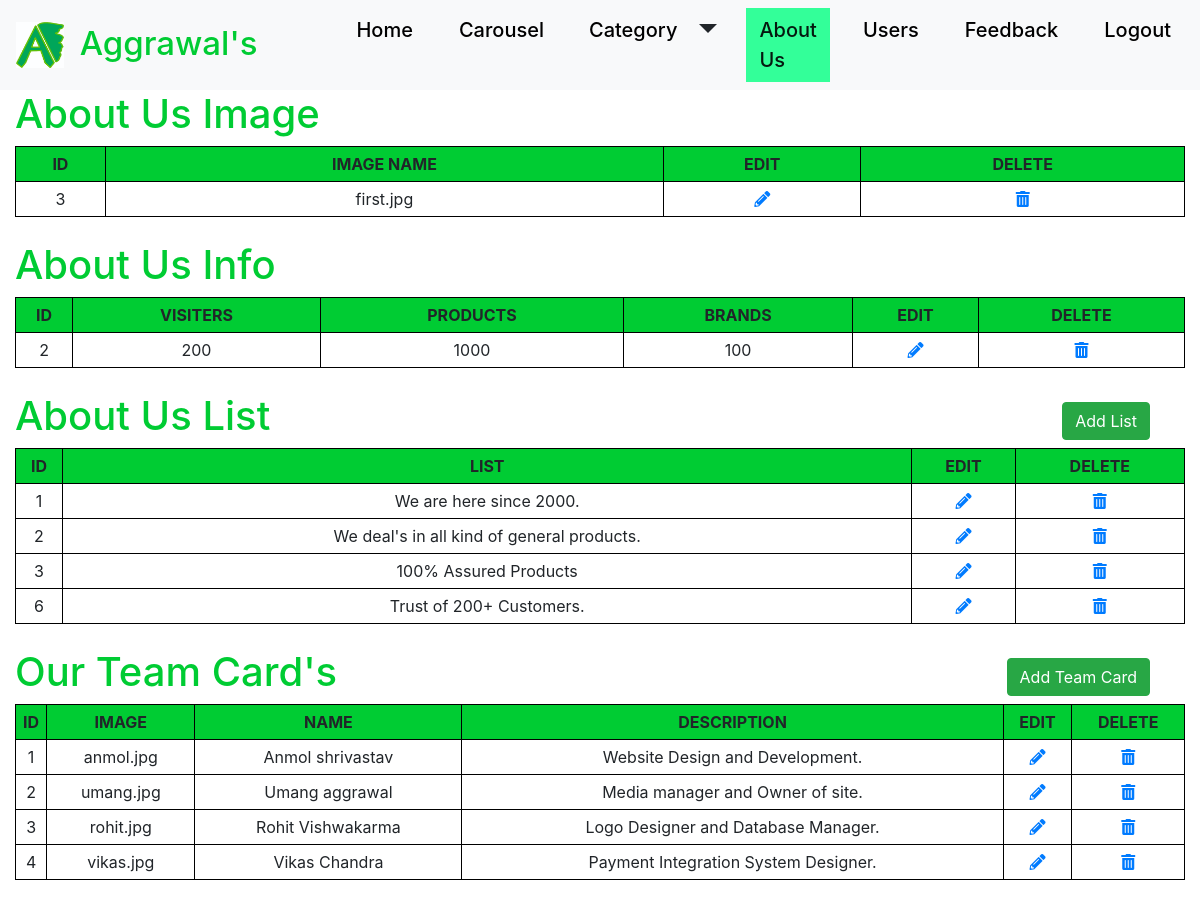
The page /admin/about.php (signed in) on the database its author committed.
### tables this page shows
CREATE TABLE `aboutpic` (
  `ID` int(11) NOT NULL,
  `IMAGE` varchar(50) NOT NULL
);

CREATE TABLE `aboutinfo` (
  `ID` int(11) NOT NULL,
  `VISITERS` varchar(10) NOT NULL,
  `PRODUCTS` varchar(100) NOT NULL,
  `BRANDS` varchar(10) NOT NULL
);

CREATE TABLE `aboutlist` (
  `ID` int(11) NOT NULL,
  `LIST` varchar(200) NOT NULL
);

CREATE TABLE `team` (
  `ID` int(11) NOT NULL,
  `IMAGE` varchar(50) NOT NULL,
  `TITLE` varchar(50) NOT NULL,
  `DESCRIPTION` varchar(100) NOT NULL
);

### admin/about.php (the view, shortened to what this page needs)
<?php
include('config.php');
?>
<!doctype html>
<html lang="en">
  <head>
    <link rel="stylesheet" href="css/all.css">
    <link rel="stylesheet" type="text/css" href="mycss/file.css">
    <link rel="stylesheet" type="text/css" href="navbarcss.css">
  </head>
<body>
  <nav class="navbar navbar-expand-lg navbar-light bg-light fixed-top">
  <img class="navbar-brand" src="images/logo.jpg" alt="logo" style="width:7vh; height:7svh">
  <h4 class="navbar-brand" style="margin-top:6px;color:#0c3; font-size: 33px">
  Aggrawal's
  </h4>
  <div class="collapse navbar-collapse" id="navbarSupportedContent">
    <ul class="navbar-nav mr-auto">
      <li class="nav-item">
        <a class="nav-link" href="home.php">Home <span class="sr-only">(current)</span></a>
      </li>
      <li class="nav-item">
        <a class="nav-link" href="carousel.php">Carousel</a>
      </li>
	  <li class="nav-item">
	    <div class="input-group">
		  <div class="input-group-append">
		    <a class="nav-link product-inline" href="category.php">Category</a>
			  <a class="dropdown-toggle dropdown-toggle-split product-inline" data-toggle="dropdown"></a>
		</div>
	  </li>
      <li class="nav-item">
        <a class="nav-link active" href="about.php">About Us</a>
      </li>
      <li class="nav-item">
        <a class="nav-link" href="users.php">Users</a>
      </li>
	  <li class="nav-item">
        <a class="nav-link" href="feedback.php">Feedback</a>
      </li>
      <li class="nav-item">
        <a class="nav-link" href="logout.php">Logout</a>
      </li>
      </ul>
  </div>
</nav>
<div class="container-fluid" style="margin-top:90px">
   <div class="row">
     <div class="col-lg-8 col-md-8 col-sm-8 col-8">
        <h1 style="color: #0c3">About Us Image</h1>
     </div>
     <div class="col-lg-4 col-md-4 col-sm-4 col-4">
      <?php
       $sql = "SELECT * FROM aboutpic";
         $result = mysqli_query($conn, $sql) or die("Aboutpic Query Not Running");
       ?>
     </div>
   </div>
<table>
   <thead>
    <tr>
     <th>Id</th>
     <th>Image Name</th>
     <th>Edit</th>
     <th>Delete</th>
    </tr>
   </thead>
   <tbody>
     <?php
          if(mysqli_num_rows($result)>0) {
             while($row = mysqli_fetch_assoc($result)) {
     ?>
     <tr>
        <td><?php echo $row['ID']; ?></td>
        <td><?php echo $row['IMAGE']; ?></td>
        <td><a href="aboutpic-edit.php?ID=<?php echo $row['ID'];?>">
        <i class="fa fa-pencil-alt"></i></a></td>
        <td><a href="aboutpic-delete.php?ID=<?php echo $row['ID'];?>">
        <i class="fa fa-trash-alt"></i></a></td>
     </tr>
      <?php } } ?>
   </tbody>
</table>
<br>
<div class="row">
     <div class="col-lg-8 col-md-8 col-sm-8 col-8">
        <h1 style="color: #0c3">About Us Info</h1>
     </div>
     <div class="col-lg-4 col-md-4 col-sm-4 col-4">
      <?php
       $sql4 = "SELECT * FROM aboutinfo";
         $result4 = mysqli_query($conn, $sql4) or die("Aboutinfo Query Not Running");
       ?>
     </div>
   </div>
<table>
   <thead>
    <tr>
     <th>Id</th>
     <th>Visiters</th>
     <th>Products</th>
     <th>Brands</th>
     <th>Edit</th>
     <th>Delete</th>
    </tr>
   </thead>
   <tbody>
     <?php
          if(mysqli_num_rows($result4)>0) {
             while($row4 = mysqli_fetch_assoc($result4)) {
     ?>
     <tr>
        <td><?php echo $row4['ID']; ?></td>
        <td><?php echo $row4['VISITERS']; ?></td>
        <td><?php echo $row4['PRODUCTS']; ?></td>
        <td><?php echo $row4['BRANDS']; ?></td>
        <td><a href="aboutinfo-edit.php?ID=<?php echo $row4['ID'];?>">
        <i class="fa fa-pencil-alt"></i></a></td>
        <td><a href="aboutinfo-delete.php?ID=<?php echo $row4['ID'];?>">
        <i class="fa fa-trash-alt"></i></a></td>
     </tr>
      <?php } } ?>
   </tbody>
</table>
<br>
<div class="row">
     <div class="col-lg-8 col-md-8 col-sm-8 col-8">
        <h1 style="color: #0c3">About Us List</h1>
     </div>
     <div class="col-lg-4 col-md-4 col-sm-4 col-4">
        <input type="button" onclick="window.location.href='aboutlist-add.php'" class="btn btn-success" value="Add List">
     </div>
   </div>
<table>
   <thead>
    <tr>
     <th>Id</th>
     <th>List</th>
     <th>Edit</th>
     <th>Delete</th>
    </tr>
   </thead>
   <tbody>
     <?php
         $sql1 = "SELECT * FROM aboutlist";
         $result1 = mysqli_query($conn, $sql1) or die("Aboutlist Query Not Running");
         if(mysqli_num_rows($result1)>0) {
             while($row1 = mysqli_fetch_assoc($result1)) {
     ?>
     <tr>
        <td><?php echo $row1['ID']; ?></td>
        <td><?php echo $row1['LIST']; ?></td>
        <td><a href="aboutlist-edit.php?ID=<?php echo $row1['ID'];?>">
        <i class="fa fa-pencil-alt"></i></a></td>
        <td><a href="aboutlist-delete.php?ID=<?php echo $row1['ID'];?>">
        <i class="fa fa-trash-alt"></i></a></td>
     </tr>
      <?php } }?>
   </tbody>
</table>
<br>
<div class="row">
     <div class="col-lg-8 col-md-8 col-sm-8 col-8">
        <h1 style="color: #0c3">Our Team Card's</h1>
     </div>
     <div class="col-lg-4 col-md-4 col-sm-4 col-4">
        <input type="button" onclick="window.location.href='team-add.php'" class="btn btn-success" value="Add Team Card">
     </div>
   </div>
<table>
   <thead>
    <tr>
     <th>Id</th>
     <th>Image</th>
     <th>Name</th>
     <th>Description</th>
     <th>Edit</th>
     <th>Delete</th>
    </tr>
   </thead>
   <tbody>
     <?php
         $sql2 = "SELECT * FROM team";
         $result2 = mysqli_query($conn, $sql2) or die("Team Query Not Running");
         if(mysqli_num_rows($result2)>0) {
             while($row2 = mysqli_fetch_assoc($result2)) {
     ?>
     <tr>
        <td><?php echo $row2['ID']; ?></td>
        <td><?php echo $row2['IMAGE']; ?></td>
        <td><?php echo $row2['TITLE']; ?></td>
        <td><?php echo $row2['DESCRIPTION']; ?></td>
        <td><a href="team-edit.php?ID=<?php echo $row2['ID'];?>">
        <i class="fa fa-pencil-alt"></i></a></td>
        <td><a href="team-delete.php?ID=<?php echo $row2['ID'];?>">
        <i class="fa fa-trash-alt"></i></a></td>
     </tr>
      <?php } }?>
   </tbody>
</table>
</div>
</body>
</html>

### admin/css/all.css (style rules this page uses)
.fa, .fas, .far, .fal, .fad, .fab { -moz-osx-font-smoothing: grayscale; -webkit-font-smoothing: antialiased; display: inline-block; font-style: normal; font-variant: normal; text-rendering: auto; line-height: 1; }
.fa-pencil-alt:before { content: "\f303"; }
.fa-trash-alt:before { content: "\f2ed"; }
.fa, .fas { font-family: 'Font Awesome 5 Free'; font-weight: 900; }

### admin/navbarcss.css (style rules this page uses)
nav ul { margin-left:50px; }
.navbar-nav .nav-item .nav-link { color:#000; font-weight:500; font-size:20px; margin-left:20px; padding: 7px 13px; }
nav ul li a.active, nav ul li a:hover { background: #3f9; transition: .5s; }
.dropdown-toggle-split { font-weight: 500; font-size: 30px; padding: 7px 10; text-align: center; }

### admin/about.php (style rules this page uses)
body { padding:0; margin:0; }
.btn { float:right; margin-right:35px; margin-top: 10px; }
.container-fluid { padding-bottom: 50px; }
table { height:auto; width:100%; }
th { padding:5px 0px; text-align:center; border: 1px black solid; background-color:#0c3; text-transform:uppercase; }
tr { text-align:center; }
td { border: 1px black solid; padding: 5px 0px; }
.dropdown-toggle-split { font-weight: 500; font-size: 30px; padding: 7px 10; text-align: center; }

### rows shown on the page
aboutpic: ID "3", IMAGE "first.jpg"
aboutinfo: ID "2", VISITERS "200", PRODUCTS "1000", BRANDS "100"
aboutlist: ID "1", LIST "We are here since 2000."
aboutlist: ID "2", LIST "We deal's in all kind of general products."
aboutlist: ID "3", LIST "100% Assured Products"
aboutlist: ID "6", LIST "Trust of 200+ Customers."
team: ID "1", IMAGE "anmol.jpg", TITLE "Anmol shrivastav", DESCRIPTION "Website Design and Development."
team: ID "2", IMAGE "umang.jpg", TITLE "Umang aggrawal", DESCRIPTION "Media manager and Owner of site."
team: ID "3", IMAGE "rohit.jpg", TITLE "Rohit Vishwakarma", DESCRIPTION "Logo Designer and Database Manager."
team: ID "4", IMAGE "vikas.jpg", TITLE "Vikas Chandra", DESCRIPTION "Payment Integration System Designer."
